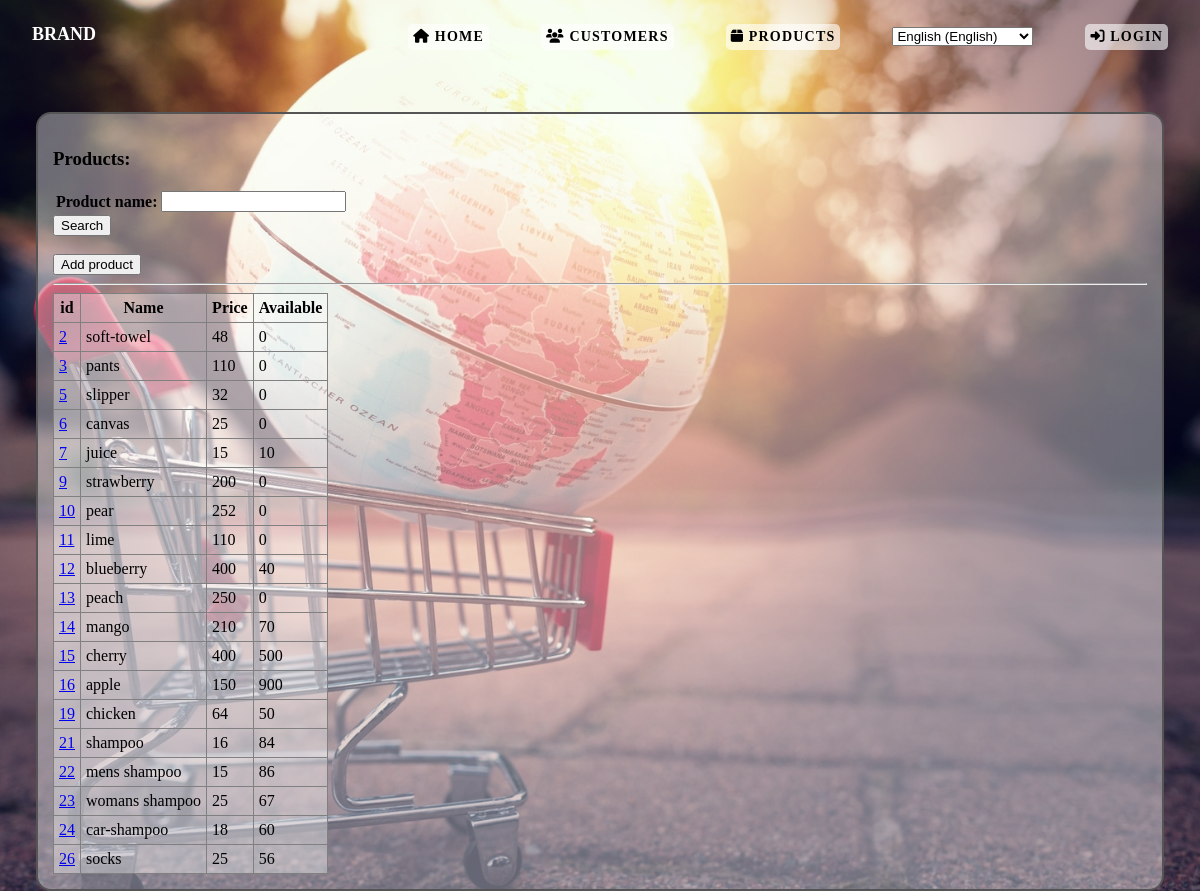
Screenshot of /shopping/products with the database file from the repository.
### shopping/models.py (models this page shows, shortened)
class Product(models.Model):
    product_name = models.CharField(max_length=200)
    price = models.IntegerField()
    expiry_date = models.DateField(blank=True, null=True)
    is_discounted = models.BooleanField(default=False)
    storage_quantity = models.IntegerField(default=0)
    created = models.DateTimeField(auto_now_add=True, blank=True, null=True)
    last_modified = models.DateTimeField(auto_now=True, blank=True, null=True)
    product_image = models.ImageField(upload_to='products/', blank=True, null=True)

### shopping/views_classes.py (the view)
# urls.py: path("products", views_classes.ProductListView.as_view(), name="product_list"),
class ProductListView(ListView):
    model = Product
    template_name = 'shopping/products.html'
    context_object_name = 'products'
    def get_context_data(self, **kwargs):
        context = super().get_context_data(**kwargs)
        context['form'] = ProductForm
        return context
    def get_queryset(self):
        queryset = super().get_queryset()
        form = ProductForm(self.request.GET or None)
        if form.is_valid():
            product_name = form.cleaned_data.get('product_name')
            queryset = queryset.filter(
                name__contains=product_name,
            )
        return queryset

### shopping/templates/shopping/products.html (shortened to what this page needs)
{% load static %}
<!DOCTYPE html>
<html lang="en">
    <head>
        <link rel="stylesheet" type="text/css" href="{% static 'css/master.css' %}">
        <link rel="stylesheet" href="https://cdnjs.cloudflare.com/ajax/libs/font-awesome/6.5.0/css/all.min.css">
    </head>
    <body>
        {% include "shopping/header.html" %}
        <main>
            <h3>Products:</h3>
            <form method="get">
                <table>
                    {{ form.as_table }}
                </table>
                    <input type="submit" value="Search">
                </form>
                <br>
                <a href="{% url 'product_add' %}"><button>Add product</button></a>
                <hr>
                {% if products %}
                <table class="product">
                    <tr>
                        <th>id</th>
                        <th>Name</th>
                        <th>Price</th>
                        <th>Available</th>
                    </tr>
                {% for product in products %}
                    <tr>
                        <td><a href="{% url 'product_details' pk=product.id %}">{{ product.id }}</a></td>
                        <td>{{ product.product_name }}</td>
                        <td>{{ product.price }}</td>
                        <td>{{ product.storage_quantity }}</td>
                    </tr>
                {% endfor %}
                </table>
            {% else %}
            <p>No product.</p>
            {% endif %}
        </main>
    </body>
</html>

### shopping/static/css/master.css (style rules this page uses)
* { box-sizing: border-box; }
html { margin: 0; padding: 0; width: 100%; height: 100vh; }
body { margin: 0; padding: 0; width: 100%; height: 100vh; font-family: Poppins; font-weight: 400; background: url(../images/shopping.jpg); background-position: center; background-size: cover; background-repeat: no-repeat; background-attachment: fixed; }
main { margin: 8% 3%; padding: 15px; background-color: rgba(255,255,255,0.4); border: 2px solid #555; border-radius: 15px; }
.customers, .customers th, .customers td, .product, .product th, .product td { border: 1px solid grey; border-collapse: collapse; padding: 5px; background-color: rgba(255,255,255,0.2); }

### rows the page displays
Product: id "2", product_name "soft-towel", price "48", storage_quantity "0"
Product: id "3", product_name "pants", price "110", storage_quantity "0"
Product: id "5", product_name "slipper", price "32", storage_quantity "0"
Product: id "6", product_name "canvas", price "25", storage_quantity "0"
Product: id "7", product_name "juice", price "15", storage_quantity "10"
Product: id "9", product_name "strawberry", price "200", storage_quantity "0"
Product: id "10", product_name "pear", price "252", storage_quantity "0"
Product: id "11", product_name "lime", price "110", storage_quantity "0"
Product: id "12", product_name "blueberry", price "400", storage_quantity "40"
Product: id "13", product_name "peach", price "250", storage_quantity "0"
Product: id "14", product_name "mango", price "210", storage_quantity "70"
Product: id "15", product_name "cherry", price "400", storage_quantity "500"
Product: id "16", product_name "apple", price "150", storage_quantity "900"
Product: id "19", product_name "chicken", price "64", storage_quantity "50"
Product: id "21", product_name "shampoo", price "16", storage_quantity "84"
Product: id "22", product_name "mens shampoo", price "15", storage_quantity "86"
Product: id "23", product_name "womans shampoo", price "25", storage_quantity "67"
Product: id "24", product_name "car-shampoo", price "18", storage_quantity "60"
Product: id "26", product_name "socks", price "25", storage_quantity "56"

### other values shown
form field language "English (English)"
